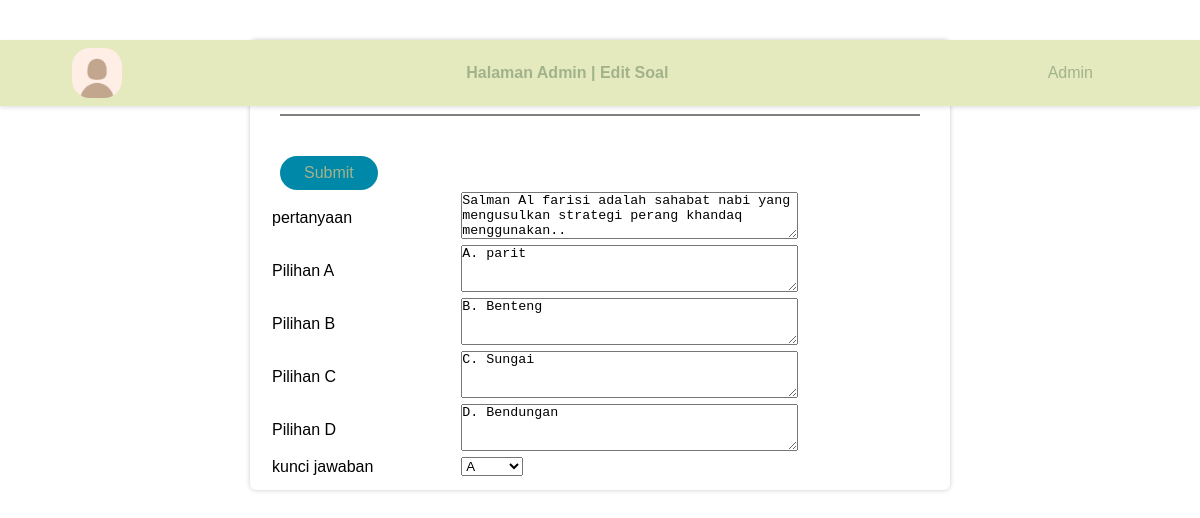
/admindepaginas/edit/16/, run on the app's committed database.
### admindepaginas/models.py (models this page shows, shortened)
class Soal(models.Model):
    ANS = (
        ('A', 'A'), ('B', 'B'),
        ('C', 'C'), ('D', 'D')
    )
    pregunta = models.TextField()
    ellecion_uno = models.TextField()
    ellecion_dos = models.TextField()
    ellecion_tres = models.TextField()
    ellecion_cuatro = models.TextField()
    larespuesta = models.CharField(max_length=1, null=True, choices=ANS)

### admindepaginas/views.py (the view)
# urls.py: re_path(r'^edit/(?P<id>\d+)/$', views.edit, name='edit'),
def edit(request, id):
    soal = Soal.objects.get(id=id)
    form = CreateSoalForm(instance=soal)
    if request.method == 'POST':
        form = CreateSoalForm(request.POST, instance=soal)
        if form.is_valid():
            form.save()
            return redirect('homeadmin')
    context = {
        'form' : form
    }
    return render(request, 'admindepaginas/edit.html', context)

### admindepaginas/forms.py
class CreateSoalForm(ModelForm):
    class Meta:
        model = Soal
        fields = ['pregunta', 'ellecion_uno', 'ellecion_dos', 'ellecion_tres', 'ellecion_cuatro', 'larespuesta']

### admindepaginas/templates/admindepaginas/edit.html (shortened to what this page needs)
{% load static %}
{% load widget_tweaks %}
<!DOCTYPE html>
<html lang="en">
<head>
  <link rel="stylesheet" href="{% static 'admindepaginas/styleaddsoal.css' %}">
  <link rel="stylesheet" href="{% static 'admindepaginas/stylebase.css' %}">
</head>
<body>
  <header>
    <img src="{% static 'admindepaginas/avatar_profile.jpg' %}" alt="HSI">
    <h4>Halaman Admin | Edit Soal</h4>
    <nav class="nav_links">
      <ul>
        <li><a href="">Admin</a></li>
      </ul>
    </nav>
  </header>
  <div class="tambahsoal">
    <table class="soalpertanyaan">
        <div class="thead">
          <h1>Edit pertanyaan</h1>
        </div>
    <form action="#" method="post">
      <tbody>
        <tr>
          <td>
            <label for="pregunta">pertanyaan</label>
          </td>
          <td>
            {% render_field form.pregunta class="form-control" rows="3" %}
          </td>
        </tr>
        <tr>
          <td>
            <label for="ellecion1">Pilihan A</label>
          </td>
          <td>
            {% render_field form.ellecion_uno class="form-control" rows="3" %}
          </td>
        </tr>
        <tr>
          <td>
            <label for="ellecion2">Pilihan B</label>
          </td>
          <td>
            {% render_field form.ellecion_dos class="form-control" rows="3" %}
          </td>
        </tr>
        <tr>
          <td>
            <label for="ellecion3">Pilihan C</label>
          </td>
          <td>
            {% render_field form.ellecion_tres class="form-control" rows="3" %}
          </td>
        </tr>
        <tr>
          <td>
            <label for="ellecion4">Pilihan D</label>
          </td>
          <td>
            {% render_field form.ellecion_cuatro class="form-control" rows="3" %}
          </td>
        </tr>
        <tr>
          <td>
            <label for="larespuesta">kunci jawaban</label>
          </td>
          <td>
            {% render_field form.larespuesta %}
          </td>
        </tr>
        <tr>
          <div class="col-lg-4">
            <button type="submit" class="btn btn-info">Submit</button>
        </div>
        </tr>
      </tbody>
    </form>
    </table>
  </div>
</body>
</html>

### admindepaginas/static/admindepaginas/styleaddsoal.css (style rules this page uses)
.tambahsoal { width: 700px; height: 100%; background-color: #fff; padding: 10px; border-radius: 6px; box-shadow: 0px 0px 5px #ccc; border-collapse: collapse; margin: auto; font-family: 'Montserrat', sans-serif; }
label { float: left; right: 50rem; }
.soalpertanyaan { width: 800px; margin: auto; padding: auto; }
.thead { text-align: center; padding: 20px; margin: auto; }
button { text-align: center; padding: 16px; margin: auto; background-color: #83c2f5; }

### admindepaginas/static/admindepaginas/stylebase.css (style rules this page uses)
img { cursor: pointer; width: 50px; height: 50px; margin-right: auto; border-radius: 18px; }
* { box-sizing: border-box; padding: 0; margin: 0; }
li, a, h4, button { font-family: 'Montserrat', sans-serif; font-size: 16px; color: #A2B38B; text-decoration: none; font-style: bold; }
header { width: 100%; position: fixed; display: flex; justify-content: flex-end; align-items: center; padding: 8px 6%; background-color: #E4E9BE; box-shadow: 0 2px 4px 0 rgba(0,0,0,0.1); }
button { margin-left: 20px; padding: 8px 24px; background-color: rgba(0, 136, 169, 1); border: none; border-radius: 50px; cursor: pointer; transition: all 0.3s ease 0s; }
label { margin-left: 10px; }
h4 { margin-right: auto; }
h1 { margin-right: auto; font-size: 24px; margin-bottom: 20px; border-bottom: 2px solid gray; padding: 8px; }
.tambahsoal { margin-top: 40px; }
.nav_links ul { display: block; margin: 0px 20px; padding: 5px; float: right; }
.nav_links ul li { list-style: none; display: inline-block; }
.nav_links ul li a { display: block; text-decoration: none; padding: 10px; }

### data on the page
Soal: pregunta "Salman Al farisi adalah sahabat nabi yang mengusulkan strategi perang khandaq menggunakan..", ellecion_uno "A. parit", ellecion_dos "B. Benteng", ellecion_tres "C. Sungai", ellecion_cuatro "D. Bendungan", larespuesta "A"
